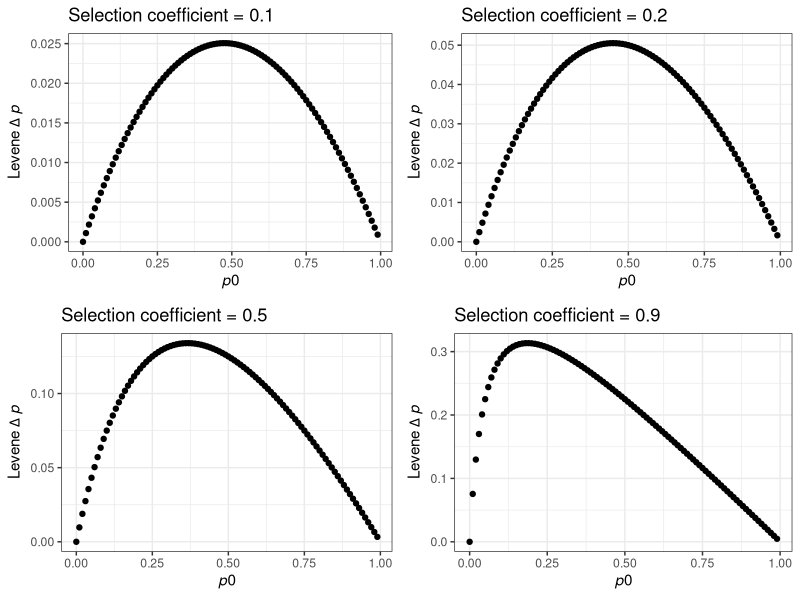

Here is the R script that generated this plot:
##########################
# DELTA P LEVENE'S MODEL #
##########################

## We calculate the value of delta P after selection   ##
## in one habitat under Levene's moldel, as a function ##
## of initial allele frequency before selection and    ##
## the strength of selection. The fitness of AA is 1+s ##
## the fitness of Aa is 1 and the fitness of aa is 1-s ##
## Therefore, allele A determines genotypes' fitness   ##
## additively, and selection has an antagonistic and   ##
## symmetrical effect on the fitness of homozygotes    ##


### PARAMETERS ###
# Levene is a function to calculate the delta_p with specified selection coefficient. For each s, it will return the delta_p with p ranging from 0-1.
# (-P internal parameter) the vector of allele frequencies in the habitat (i.e. in the larval pool) before selection
# -s the selection coefficient s
library(ggplot2)
Levene <- function(s)
{
  P <- seq(0,0.99,0.01)
  #P <- seq(0,0.99,0.01)
  #DpLev <- (s*(P-(P^2)))/(1-(2*s*P)+s) # original code
  #DpLev <- (s*(P-(P^2)))/(1-(2*s*P)+s+1e-10) # add 1e-10 to deal with 0 denominator issue
  DpLev <- s*P*(1-P)/(1 + 2*s*P - s)  
}

p <- seq(0,0.99,0.01)
DPLev <- Levene(0.1)
df <- data.frame(cbind(p,DPLev))

d <- ggplot(df, aes(x=p, y=DPLev))
f1 <- d + geom_point() + theme_bw() + labs(x=expression(italic(p)*0),y=expression(Levene~Delta~italic(p))) +
  ggtitle("Selection coefficient = 0.1")

DPLev <- Levene(0.2)
df <- data.frame(cbind(p,DPLev))

d <- ggplot(df, aes(x=p, y=DPLev))
f2 <- d + geom_point() + theme_bw() + labs(x=expression(italic(p)*0),y=expression(Levene~Delta~italic(p))) +
  ggtitle("Selection coefficient = 0.2")

DPLev <- Levene(0.5)
df <- data.frame(cbind(p,DPLev))

d <- ggplot(df, aes(x=p, y=DPLev))
f3 <-  d + geom_point() + theme_bw() + labs(x=expression(italic(p)*0),y=expression(Levene~Delta~italic(p))) +
  ggtitle("Selection coefficient = 0.5")

DPLev <- Levene(0.9)
df <- data.frame(cbind(p,DPLev))

d <- ggplot(df, aes(x=p, y=DPLev))
f4 <- d + geom_point() + theme_bw() + labs(x=expression(italic(p)*0),y=expression(Levene~Delta~italic(p))) +
  ggtitle("Selection coefficient = 0.9")

library("ggplot2")
library("gridExtra")
require(grid)
grid.arrange(f1, f2, f3, f4, nrow = 2)


